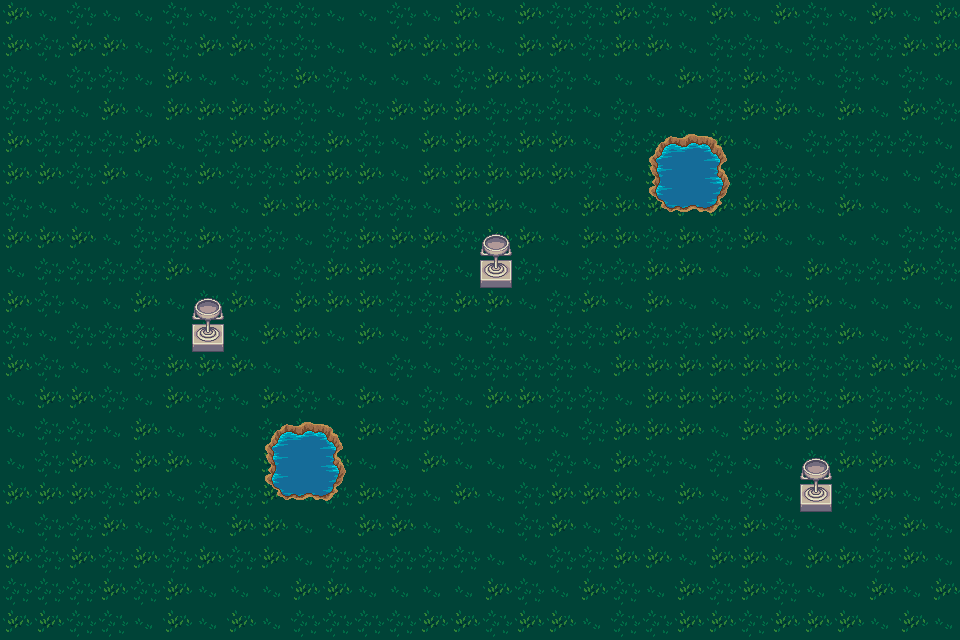

The image is a tile-based game level rendered from a .tmx file. Its description and complete source (layers, tilesets, objects, tile grids) follow:
An orthogonal 30x20 tile map with 32x32 px tiles, 3 tile layers (bot, mid, top), 2 tilesets and 1 object.

<map version="1.2" tiledversion="1.2.4" orientation="orthogonal" renderorder="right-down" width="30" height="20" tilewidth="32" tileheight="32" infinite="0" nextlayerid="4" nextobjectid="1">
 <tileset firstgid="1" name="terrain" tilewidth="32" tileheight="32" tilecount="1024" columns="32">
  <image source="../world/terrain.png" width="1024" height="1024" />
  <tile id="227">
   <properties>
    <property name="collide" type="bool" value="true" />
   </properties>
  </tile>
 </tileset>
 <tileset firstgid="1025" name="plant_repack" tilewidth="32" tileheight="32" tilecount="169" columns="13">
  <image source="../world/plant_repack.png" width="416" height="416" />
  <tile id="46">
   <properties>
    <property name="collide" type="bool" value="true" />
   </properties>
   <objectgroup draworder="index">
    <object id="1" x="-1" y="6" width="29" height="15">
     <ellipse />
    </object>
   </objectgroup>
  </tile>
 </tileset>
 <layer id="1" name="bot" width="30" height="20">
  <data encoding="csv">
359,361,360,361,361,360,361,360,360,360,361,361,360,361,359,361,359,360,360,359,360,361,359,361,359,360,361,359,361,359,
359,360,359,359,361,360,359,359,360,360,361,361,359,359,359,361,359,359,360,359,359,361,360,360,361,360,360,360,359,359,
360,361,360,360,361,359,361,361,360,359,360,361,361,361,360,359,359,360,361,361,361,359,360,359,360,361,360,361,360,361,
360,360,361,359,361,359,359,359,359,360,361,360,359,359,359,360,360,360,361,360,361,361,360,359,359,361,359,361,359,360,
359,360,360,360,359,361,360,359,359,360,359,360,361,359,359,360,359,359,361,360,360,360,359,361,361,360,360,360,360,361,
359,359,360,359,361,360,359,360,360,359,359,359,361,359,359,359,359,359,360,361,359,359,360,360,360,361,360,361,361,360,
360,361,361,360,360,360,361,361,359,359,360,360,360,361,359,359,361,361,359,359,359,359,359,359,359,361,359,361,361,361,
359,359,359,361,360,360,359,360,360,361,360,359,359,359,360,359,359,361,359,359,360,359,360,359,361,361,361,361,360,360,
361,360,360,360,360,359,361,360,361,360,359,359,360,360,361,361,360,361,360,360,359,359,361,361,361,359,360,360,359,360,
359,360,361,361,359,361,360,359,361,359,359,359,360,360,359,359,361,360,359,361,359,361,361,361,360,359,361,361,361,361,
360,361,360,360,360,361,359,361,359,359,361,359,361,360,361,360,361,360,360,359,360,360,359,359,360,360,359,361,360,361,
359,360,361,361,360,359,359,359,361,361,361,361,360,361,360,360,360,360,361,359,359,359,359,359,359,360,360,359,359,360,
361,359,359,360,361,359,360,361,359,360,361,359,361,360,361,359,359,360,360,361,359,359,359,360,359,360,359,360,360,361,
361,360,360,361,359,361,361,361,360,360,361,359,360,359,360,361,360,361,360,359,359,359,361,359,359,359,360,359,360,361,
361,360,359,361,359,359,361,361,359,360,359,361,361,359,361,361,361,360,361,359,360,361,360,361,361,360,359,359,361,360,
359,359,359,360,359,361,360,360,359,361,360,359,360,361,359,361,360,359,359,359,361,359,361,360,361,359,360,359,361,360,
361,360,360,359,361,360,361,359,359,361,361,359,359,361,361,361,360,359,361,360,361,360,360,359,360,361,361,360,359,361,
359,360,359,360,359,360,359,360,359,361,360,360,360,360,360,361,361,360,360,359,359,361,359,359,361,359,359,360,359,361,
360,360,360,359,360,359,361,361,361,359,359,361,361,361,361,359,360,361,359,360,361,359,360,359,360,361,361,359,361,359,
359,359,360,360,361,359,361,359,361,360,360,360,360,359,359,360,359,359,361,360,360,359,359,360,359,359,359,361,359,361
</data>
 </layer>
 <layer id="2" name="mid" width="30" height="20">
  <data encoding="csv">
0,0,0,0,0,0,0,0,0,0,0,0,0,0,0,0,0,0,0,0,0,0,0,0,0,0,0,0,0,0,
0,0,0,0,0,0,0,0,0,0,0,0,0,0,0,0,0,0,0,0,0,0,0,0,0,0,0,0,0,0,
0,0,0,0,0,0,0,0,0,0,0,0,0,0,0,0,0,0,0,0,0,0,0,0,0,0,0,0,0,0,
0,0,0,0,0,0,0,0,0,0,0,0,0,0,0,0,0,0,0,0,0,0,0,0,0,0,0,0,0,0,
0,0,0,0,0,0,0,0,0,0,0,0,0,0,0,0,0,0,0,0,92,93,94,0,0,0,0,0,0,0,
0,0,0,0,0,0,0,0,0,0,0,0,0,0,0,0,0,0,0,0,124,125,126,0,0,0,0,0,0,0,
0,0,0,0,0,0,0,0,0,0,0,0,0,0,0,0,0,0,0,0,156,157,158,0,0,0,0,0,0,0,
0,0,0,0,0,0,0,0,0,0,0,0,0,0,0,0,0,0,0,0,0,0,0,0,0,0,0,0,0,0,
0,0,0,0,0,0,0,0,0,0,0,0,0,0,0,228,0,0,0,0,0,0,0,0,0,0,0,0,0,0,
0,0,0,0,0,0,0,0,0,0,0,0,0,0,0,0,0,0,0,0,0,0,0,0,0,0,0,0,0,0,
0,0,0,0,0,0,228,0,0,0,0,0,0,0,0,0,0,0,0,0,0,0,0,0,0,0,0,0,0,0,
0,0,0,0,0,0,0,0,0,0,0,0,0,0,0,0,0,0,0,0,0,0,0,0,0,0,0,0,0,0,
0,0,0,0,0,0,0,0,0,0,0,0,0,0,0,0,0,0,0,0,0,0,0,0,0,0,0,0,0,0,
0,0,0,0,0,0,0,0,92,93,94,0,0,0,0,0,0,0,0,0,0,0,0,0,0,0,0,0,0,0,
0,0,0,0,0,0,0,0,124,125,126,0,0,0,0,0,0,0,0,0,0,0,0,0,0,0,0,0,0,0,
0,0,0,0,0,0,0,0,156,157,158,0,0,0,0,0,0,0,0,0,0,0,0,0,0,228,0,0,0,0,
0,0,0,0,0,0,0,0,0,0,0,0,0,0,0,0,0,0,0,0,0,0,0,0,0,0,0,0,0,0,
0,0,0,0,0,0,0,0,0,0,0,0,0,0,0,0,0,0,0,0,0,0,0,0,0,0,0,0,0,0,
0,0,0,0,0,0,0,0,0,0,0,0,0,0,0,0,0,0,0,0,0,0,0,0,0,0,0,0,0,0,
0,0,0,0,0,0,0,0,0,0,0,0,0,0,0,0,0,0,0,0,0,0,0,0,0,0,0,0,0,0
</data>
 </layer>
 <layer id="3" name="top" width="30" height="20">
  <data encoding="csv">
0,0,0,0,0,0,0,0,0,0,0,0,0,0,0,0,0,0,0,0,0,0,0,0,0,0,0,0,0,0,
0,0,0,0,0,0,0,0,0,0,0,0,0,0,0,0,0,0,0,0,0,0,0,0,0,0,0,0,0,0,
0,0,0,0,0,0,0,0,0,0,0,0,0,0,0,0,0,0,0,0,0,0,0,0,0,0,0,0,0,0,
0,0,0,0,0,0,0,0,0,0,0,0,0,0,0,0,0,0,0,0,0,0,0,0,0,0,0,0,0,0,
0,0,0,0,0,0,0,0,0,0,0,0,0,0,0,0,0,0,0,0,0,0,0,0,0,0,0,0,0,0,
0,0,0,0,0,0,0,0,0,0,0,0,0,0,0,0,0,0,0,0,0,0,0,0,0,0,0,0,0,0,
0,0,0,0,0,0,0,0,0,0,0,0,0,0,0,0,0,0,0,0,0,0,0,0,0,0,0,0,0,0,
0,0,0,0,0,0,0,0,0,0,0,0,0,0,0,196,0,0,0,0,0,0,0,0,0,0,0,0,0,0,
0,0,0,0,0,0,0,0,0,0,0,0,0,0,0,0,0,0,0,0,0,0,0,0,0,0,0,0,0,0,
0,0,0,0,0,0,196,0,0,0,0,0,0,0,0,0,0,0,0,0,0,0,0,0,0,0,0,0,0,0,
0,0,0,0,0,0,0,0,0,0,0,0,0,0,0,0,0,0,0,0,0,0,0,0,0,0,0,0,0,0,
0,0,0,0,0,0,0,0,0,0,0,0,0,0,0,0,0,0,0,0,0,0,0,0,0,0,0,0,0,0,
0,0,0,0,0,0,0,0,0,0,0,0,0,0,0,0,0,0,0,0,0,0,0,0,0,0,0,0,0,0,
0,0,0,0,0,0,0,0,0,0,0,0,0,0,0,0,0,0,0,0,0,0,0,0,0,0,0,0,0,0,
0,0,0,0,0,0,0,0,0,0,0,0,0,0,0,0,0,0,0,0,0,0,0,0,0,196,0,0,0,0,
0,0,0,0,0,0,0,0,0,0,0,0,0,0,0,0,0,0,0,0,0,0,0,0,0,0,0,0,0,0,
0,0,0,0,0,0,0,0,0,0,0,0,0,0,0,0,0,0,0,0,0,0,0,0,0,0,0,0,0,0,
0,0,0,0,0,0,0,0,0,0,0,0,0,0,0,0,0,0,0,0,0,0,0,0,0,0,0,0,0,0,
0,0,0,0,0,0,0,0,0,0,0,0,0,0,0,0,0,0,0,0,0,0,0,0,0,0,0,0,0,0,
0,0,0,0,0,0,0,0,0,0,0,0,0,0,0,0,0,0,0,0,0,0,0,0,0,0,0,0,0,0
</data>
 </layer>
</map>
